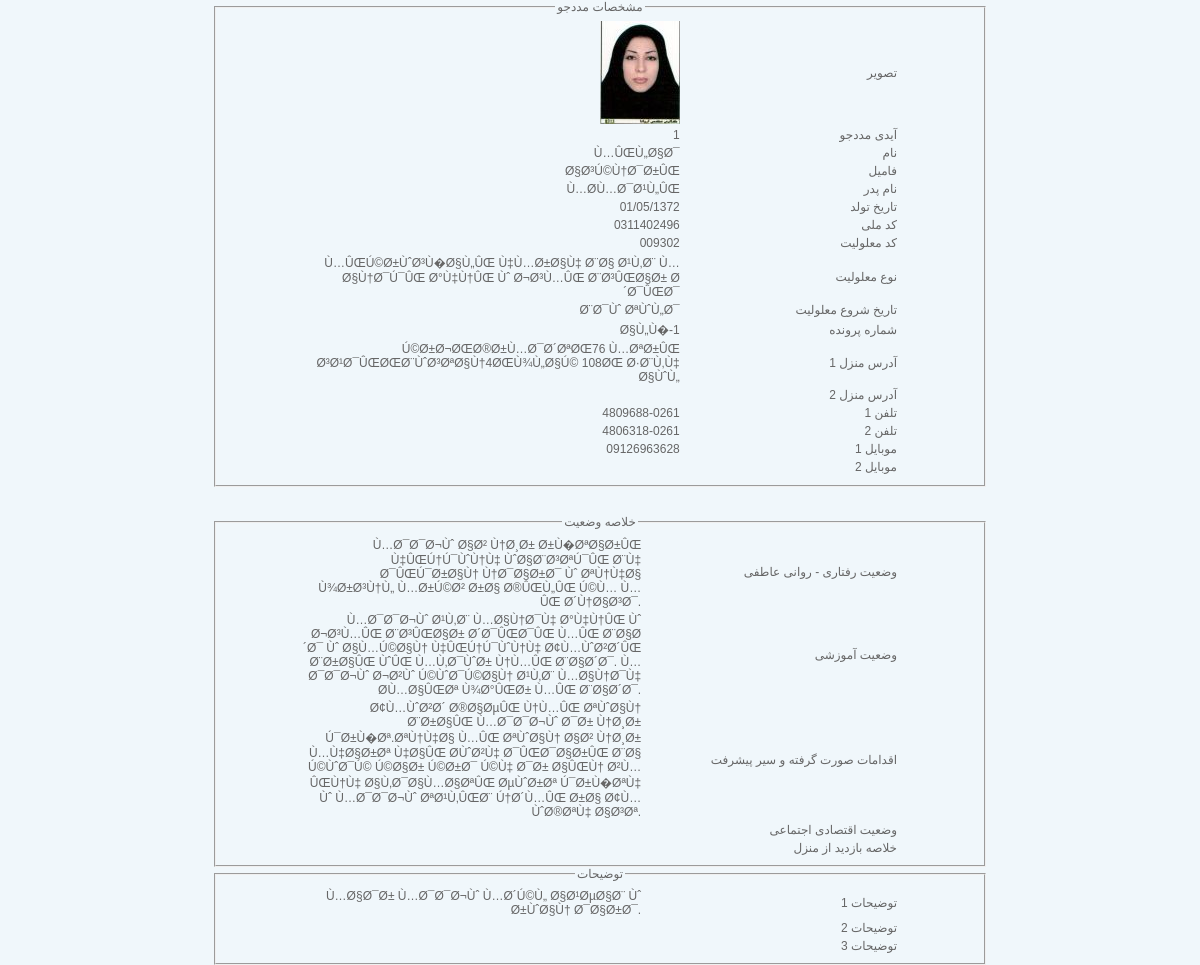
/showPatientDetails.php?patientId=1, run on the app's committed database.
### tables this page shows
CREATE TABLE IF NOT EXISTS `patient` (
  `patientId` int(20) NOT NULL,
  `patientCode` varchar(200) NOT NULL,
  `name` varchar(200) NOT NULL,
  `family` varchar(200) NOT NULL,
  `father` varchar(200) NOT NULL,
  `birthday` varchar(200) NOT NULL,
  `birthplace` varchar(200) NOT NULL,
  `melliCode` varchar(200) NOT NULL,
  `shenasNo` varchar(200) NOT NULL,
  `shenasSerial` varchar(200) NOT NULL,
  `shenasSodur` varchar(200) NOT NULL,
  `disabilityCode` varchar(200) NOT NULL,
  `disabilityType` varchar(200) NOT NULL,
  `disabilityStartDate` varchar(200) NOT NULL,
  `caseNumber` varchar(200) NOT NULL,
  `homeAdress1` varchar(200) NOT NULL,
  `homeAdress2` varchar(200) NOT NULL,
  `postalCode` varchar(200) NOT NULL,
  `tel1` varchar(200) NOT NULL,
  `tel2` varchar(200) NOT NULL,
  `mobile1` varchar(200) NOT NULL,
  `mobile2` varchar(200) NOT NULL,
  `photo1` varchar(200) NOT NULL,
  `photoSource` varchar(500) DEFAULT NULL,
  `behavioralStatus` longtext NOT NULL,
  `educationalStatus` longtext NOT NULL,
  `actionsTaken` longtext NOT NULL,
  `economicSituation` longtext NOT NULL,
  `statusOfHomeVisits` longtext NOT NULL,
  `comments1` longtext NOT NULL,
  `comments2` longtext NOT NULL,
  `comments3` longtext NOT NULL,
  PRIMARY KEY (`patientId`)
);

### class/connection.php (called while the page is built, shortened)
<?php
class connection{
	var $link;
	function getdbSettings() {
		$dbSettings['hostName']=$hostName;
		$dbSettings['dbName']=$dbName;
		$dbSettings['dbUser']=$dbUser;
		$dbSettings['dbPass']=$dbPass;
		return $dbSettings;
	}
	function dbConnect() {
		$dbSettings=$this->getdbSettings();
		$hostName=$dbSettings['hostName'];
		$dbName=$dbSettings['dbName'];
		$dbUser=$dbSettings['dbUser'];
		$dbPass=$dbSettings['dbPass'];
		$dbConnectResult=mysql_connect($hostName, $dbUser, $dbPass);
		$this->link=$dbConnectResult;
        if (mysql_select_db($dbName,$dbConnectResult)){
		   return $dbConnectResult;}
		else{
			 $this->closeConnection();
		     return false;}
	}
	function queryRun($query){
		$con3=$this->link;
		$result3=mysql_query($query,$con3);
        if($result3){
			return $result3;}
	    else{
			$this->closeConnection();
			return false;}
	}
}
?>

### showPatientDetails.php (the view, shortened to what this page needs)
<!DOCTYPE html PUBLIC "-//W3C//DTD XHTML 1.0 Transitional//EN" "http://www.w3.org/TR/xhtml1/DTD/xhtml1-transitional.dtd">
<html xmlns="http://www.w3.org/1999/xhtml">
<head>
<link rel="stylesheet" type="text/css" href="themes/default/css/index.css"/>
</head>
<body>
<?php
include('class/connection.php');
$patientId=$_GET['patientId'];
$connector=new connection();
$query = "SELECT * FROM patient WHERE patientId='$patientId'";
$result=$connector->queryRun($query);
$num=mysql_num_rows($result);
    for($i=0;$i<$num;$i++){
        $row = mysql_fetch_array($result);
	    if($row['photo1']=='') $photo1='<img src="../themes/default/images/patientPhoto.png" width="32" height="32" />';
		else $photo1='<img src="../'.$row['photo1'].'"  />';
	 echo '
<div align="center">
<fieldset style="width:750px">
<legend align="center" style="color:#666">مشخصات مددجو</legend>
<table align="center" width="600px" border="0">
	<tr>
    <td width="154" align="right">'.$photo1.'</td>
    <td width="148" align="right">تصویر</td>
  </tr>
  <tr>
    <td width="154" align="right">'.$row['patientId'].'</td>
    <td width="148" align="right">آیدی مددجو</td>
  </tr>
  <tr>
    <td width="154" align="right">'.$row['name'].'</td>
    <td width="148" align="right">نام</td>
  </tr>
  <tr>
    <td width="154" align="right">'.$row['family'].'</td>
    <td width="148" align="right">فامیل</td>
  </tr>
  <tr>
    <td width="154" align="right">'.$row['father'].'</td>
    <td width="148" align="right">نام پدر</td>
  </tr>
  <tr>
    <td width="154" align="right">'.$row['birthday'].'</td>
    <td width="148" align="right">تاریخ تولد </td>
  </tr>
  <tr>
    <td width="154" align="right">'.$row['melliCode'].'</td>
    <td width="148" align="right">کد ملی</td>
  </tr>
  <tr>
    <td width="154" align="right">'.$row['disabilityCode'].'</td>
    <td width="148" align="right">کد معلولیت</td>
  </tr>
  <tr>
    <td width="154" align="right">'.$row['disabilityType'].'</td>
    <td width="148" align="right">نوع معلولیت</td>
  </tr>
  <tr>
    <td width="154" align="right">'.$row['disabilityStartDate'].'</td>
    <td width="148" align="right">تاریخ شروع معلولیت</td>
  </tr>
  <tr>
    <td width="154" align="right">'.$row['caseNumber'].'</td>
    <td width="148" align="right">شماره پرونده</td>
  </tr>
  <tr>
    <td width="154" align="right">'.$row['homeAdress1'].'</td>
    <td width="148" align="right">آدرس منزل 1</td>
  </tr>
  <tr>
    <td width="154" align="right">'.$row['homeAdress2'].'</td>
    <td width="148" align="right">آدرس منزل 2</td>
  </tr>
  <tr>
    <td width="154" align="right">'.$row['tel1'].'</td>
    <td width="148" align="right">تلفن 1</td>
  </tr>
  <tr>
    <td width="154" align="right">'.$row['tel2'].'</td>
    <td width="148" align="right">تلفن 2</td>
  </tr>
  <tr>
    <td width="154" align="right">'.$row['mobile1'].'</td>
    <td width="148" align="right">موبایل 1</td>
  </tr>
  <tr>
    <td width="154" align="right">'.$row['mobile2'].'</td>
    <td width="148" align="right">موبایل 2</td>
  </tr>
  </table>
  </fieldset>
  <br />
  <br />
  <fieldset style="width:750px">
  <legend align="center" style="color:#666">خلاصه وضعیت</legend>
  <table align="center" width="600px" border="0">
  <tr>
    <td width="250" align="right">'.$row['behavioralStatus'].'</td>
    <td width="186" align="right">وضعیت رفتاری - روانی عاطفی</td>
  </tr>
  <tr>
    <td width="250" align="right">'.$row['educationalStatus'].'</td>
    <td width="186" align="right">وضعیت آموزشی</td>
  </tr>
  <tr>
    <td width="250" align="right">'.$row['actionsTaken'].'</td>
    <td width="186" align="right">اقدامات صورت گرفته و سیر پیشرفت</td>
  </tr>
  <tr>
    <td width="250" align="right">'.$row['economicSituation'].'</td>
    <td width="186" align="right">وضعیت اقتصادی اجتماعی</td>
  </tr>
  <tr>
    <td width="250" align="right">'.$row['statusOfHomeVisits'].'</td>
    <td width="186" align="right">خلاصه بازدید از منزل</td>
  </tr>
</table>
</fieldset>
<fieldset style="width:750px">
  <legend align="center" style="color:#666">توضیحات</legend>
  <table align="center" width="600px" border="0">
  <tr>
    <td width="250" align="right">'.$row['comments1'].'</td>
    <td width="186" align="right">توضیحات 1</td>
  </tr>
  <tr>
    <td width="250" align="right">'.$row['comments2'].'</td>
    <td width="186" align="right">توضیحات 2</td>
  </tr>
  <tr>
    <td width="250" align="right">'.$row['comments3'].'</td>
    <td width="186" align="right">توضیحات 3</td>
  </tr>
</table>
</fieldset>
</div>
	 ';
	}
    ?>
</body>
</html>

### themes/default/css/index.css (style rules this page uses)
body { font-family:Tahoma, Geneva, sans-serif; font-size:12px; color:#666; background:#F0F7FB; margin:0px; }
img { border:0; }

### data on the page
patient: photo1 (picture), patientId "1", name "Ù…ÛŒÙ„Ø§Ø¯", family "Ø§Ø³Ú©Ù†Ø¯Ø±ÛŒ", father "Ù…Ø­Ù…Ø¯Ø¹Ù„ÛŒ", birthday "01/05/1372", melliCode "0311402496", disabilityCode "009302", disabilityType "Ù…ÛŒÚ©Ø±ÙˆØ³Ù�Ø§Ù„ÛŒ Ù‡Ù…Ø±Ø§Ù‡ Ø¨Ø§ Ø¹Ù‚Ø¨ Ù…Ø§Ù†Ø¯Ú¯ÛŒ Ø°Ù‡Ù†ÛŒ Ùˆ Ø¬Ø³Ù…ÛŒ Ø¨Ø³ÛŒØ§Ø± Ø´Ø¯ÛŒØ¯", disabilityStartDate "Ø¨Ø¯Ùˆ ØªÙˆÙ„Ø¯", caseNumber "Ø§Ù„Ù�-1", homeAdress1 "Ú©Ø±Ø¬ØŒØ®Ø±Ù…Ø¯Ø´ØªØŒ76 Ù…ØªØ±ÛŒ Ø³Ø¹Ø¯ÛŒØŒØ¨ÙˆØ³ØªØ§Ù†4ØŒÙ¾Ù„Ø§Ú© 108ØŒ Ø·Ø¨Ù‚Ù‡ Ø§ÙˆÙ„", tel1 "4809688-0261", tel2 "4806318-0261", mobile1 "09126963628", behavioralStatus "Ù…Ø¯Ø¯Ø¬Ùˆ Ø§Ø² Ù†Ø¸Ø± Ø±Ù�ØªØ§Ø±ÛŒ Ù‡ÛŒÚ†Ú¯ÙˆÙ†Ù‡ ÙˆØ§Ø¨Ø³ØªÚ¯ÛŒ Ø¨Ù‡ Ø¯ÛŒÚ¯Ø±Ø§Ù† Ù†Ø¯Ø§Ø±Ø¯ Ùˆ ØªÙ†Ù‡Ø§ Ù¾Ø±Ø³Ù†Ù„ Ù…Ø±Ú©Ø² Ø±Ø§ Ø®ÛŒÙ„ÛŒ Ú©Ù… Ù…ÛŒ Ø´Ù†Ø§Ø³Ø¯.", educationalStatus "Ù…Ø¯Ø¯Ø¬Ùˆ Ø¹Ù‚Ø¨ Ù…Ø§Ù†Ø¯Ù‡ Ø°Ù‡Ù†ÛŒ Ùˆ Ø¬Ø³Ù…ÛŒ Ø¨Ø³ÛŒØ§Ø± Ø´Ø¯ÛŒØ¯ÛŒ Ù…ÛŒ Ø¨Ø§Ø´Ø¯ Ùˆ Ø§Ù…Ú©Ø§Ù† Ù‡ÛŒÚ†Ú¯ÙˆÙ†Ù‡ Ø¢Ù…ÙˆØ²Ø´ÛŒ Ø¨Ø±Ø§ÛŒ ÙˆÛŒ Ù…Ù‚Ø¯ÙˆØ± Ù†Ù…ÛŒ Ø¨Ø§Ø´Ø¯. Ù…Ø¯Ø¯Ø¬Ùˆ Ø¬Ø²Ùˆ Ú©ÙˆØ¯Ú©Ø§Ù† Ø¹Ù‚Ø¨ Ù…Ø§Ù†Ø¯Ù‡ Ø­Ù…Ø§ÛŒØª Ù¾Ø°ÛŒØ± Ù…ÛŒ Ø¨Ø§Ø´Ø¯.", actionsTaken "Ø¢Ù…ÙˆØ²Ø´ Ø®Ø§ØµÛŒ Ù†Ù…ÛŒ ØªÙˆØ§Ù† Ø¨Ø±Ø§ÛŒ Ù…Ø¯Ø¯Ø¬Ùˆ Ø¯Ø± Ù†Ø¸Ø± Ú¯Ø±Ù�Øª.ØªÙ†Ù‡Ø§ Ù…ÛŒ ØªÙˆØ§Ù† Ø§Ø² Ù†Ø¸Ø± Ù…Ù‡Ø§Ø±Øª Ù‡Ø§ÛŒ Ø­ÙˆØ²Ù‡ Ø¯ÛŒØ¯Ø§Ø±ÛŒ Ø¨Ø§ Ú©ÙˆØ¯Ú© Ú©Ø§Ø± Ú©Ø±Ø¯ Ú©Ù‡ Ø¯Ø± Ø§ÛŒÙ† Ø²Ù…ÛŒÙ†Ù‡ Ø§Ù‚Ø¯Ø§Ù…Ø§ØªÛŒ ØµÙˆØ±Øª Ú¯Ø±Ù�ØªÙ‡ Ùˆ Ù…Ø¯Ø¯Ø¬Ùˆ ØªØ¹Ù‚ÛŒØ¨ Ú†Ø´Ù…ÛŒ Ø±Ø§ Ø¢Ù…ÙˆØ®ØªÙ‡ Ø§Ø³Øª.", comments1 "Ù…Ø§Ø¯Ø± Ù…Ø¯Ø¯Ø¬Ùˆ Ù…Ø´Ú©Ù„ Ø§Ø¹ØµØ§Ø¨ Ùˆ Ø±ÙˆØ§Ù† Ø¯Ø§Ø±Ø¯."
